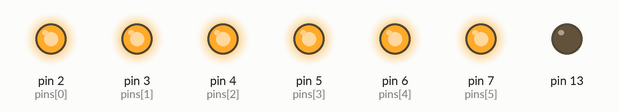
This sketch was run on a simulated Arduino Uno, built with avr-gcc and run on an emulated ATmega328P. Shown: output pins drawn as LEDs (lit = HIGH). At 1.0 s the program stops and its outputs stay as they are.

Above: at 1.0 s.
Timing chart, 0 to 2.5 s (numbered marks = the images above):
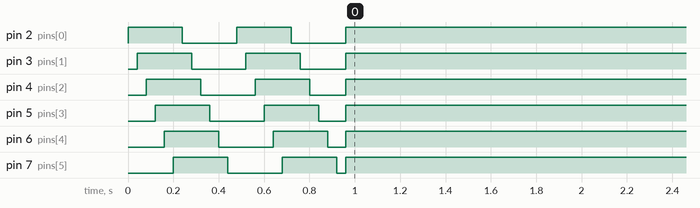

Measured:
- by itself, pin 2 (pins[0]): alternates HIGH for 0.24 s and LOW for 0.24 s, 5 changes in all, then stays HIGH
- by itself, pin 3 (pins[1]): alternates HIGH for 0.24 s and LOW for 0.22 s, 5 changes in all, then stays HIGH
- by itself, pin 4 (pins[2]): goes HIGH 0.24 s, LOW 0.24 s, HIGH 0.24 s, LOW 0.16 s, then HIGH
- by itself, pin 5 (pins[3]): goes HIGH 0.24 s, LOW 0.24 s, HIGH 0.24 s, LOW 0.12 s, then HIGH
- by itself, pin 6 (pins[4]): goes HIGH 0.24 s, LOW 0.24 s, HIGH 0.24 s, LOW 0.08 s, then HIGH
- by itself, pin 7 (pins[5]): goes HIGH 0.24 s, LOW 0.24 s, HIGH 0.24 s, LOW 0.04 s, then HIGH

The sketch:

el_wire.ino
```cpp
const char pins[] = {2, 3, 4, 5, 6, 7};
const int num_segments = 6;

void setup() {
  for (int segment = 0; segment < num_segments; segment++)
    pinMode(pins[segment], OUTPUT);

  pinMode(13, OUTPUT);

  all_off();
}

void all_off() {
  for (int segment = 0; segment < num_segments; segment++)
    digitalWrite(pins[segment], LOW);
}

void all_on() {
  for (int segment = 0; segment < num_segments; segment++)
    digitalWrite(pins[segment], HIGH);
}

void loop() {
  sequence();
  sequence();
  all_on();
  for(;;);
}

void sequence() {
  static unsigned long delay_ms = 40;

  for (int segment = 0; segment < num_segments; segment++) {
    digitalWrite(pins[segment], HIGH);
    delay(delay_ms);
  }

  for (int segment = 0; segment < num_segments; segment++) {
    digitalWrite(pins[segment], LOW);
    delay(delay_ms);
  }
}
```
